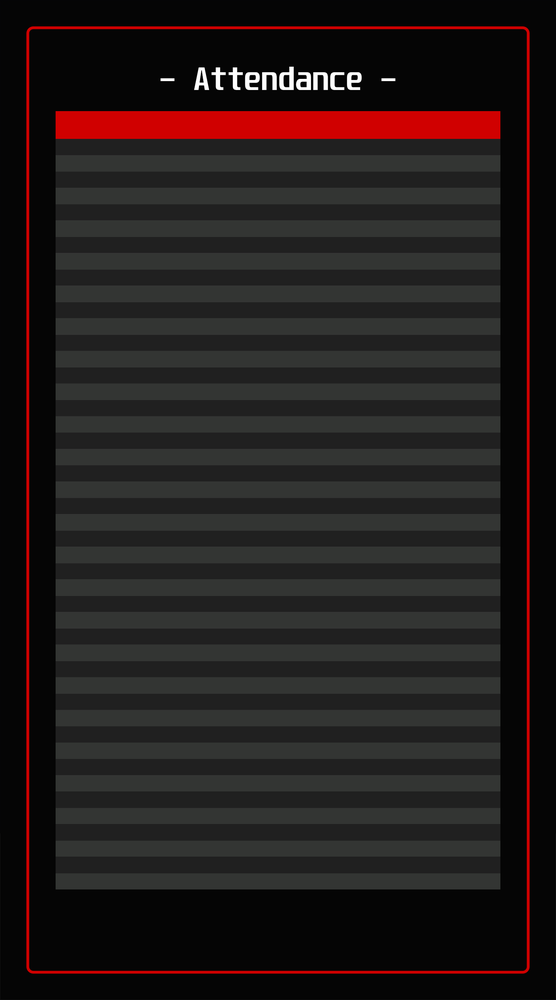
#> input picture CODE/Projects/Attendance Analytics Datasheet/TEST - MODULE - PIL/BG.png, 556 x 1000 px, shrunk from 1500 x 2700 before the run, found by its file name
$ python 'PIL - 005.py'
#> lines starting #> are read from the running program, lines starting #| are printed output that depends on the picture
from PIL import Image, ImageDraw, ImageFont

text = f"""21SCS37    MOHAMED SAMSUL ALAM K             20.5      0     53.41
21SCS40    MUTHURAJ C                        20        0     54.55
21SCS22    MOHAMED HAJA SHERIF A             20        0     54.55
21SCS47    SURIYA M                          19        0     56.82
21SCS07    ABDUL SALAM I                     19        2     56.82
21SCS19    MOHAMED AKRAM I                   18.5      0     57.95
21SCS30    MUSHARAF T                        18        0     59.09
21SCS10    AL HAJI A                         15.5      0     64.77
21SCS39    MUGUNTHAN M                       13.5      0     69.32
21SCS36    DINESH KANNA R                    13.5      0     69.32
21SCS08    ABUBAKKAR SIDDIK A                13.5      0     69.32
21SCS33    WAHITH KANI M                     13        0     70.45
21SCS29    MOHAMMED AFZAR SAMSUDEEN M        13        0     70.45
21SCS18    MOHAMED ABUBAKKAR SIDDIQ S M S    13        0     70.45
21SCS09    AHAMED WAJUDEEN S                 12.5      0     71.59
21SCS44    SELVAN A                          12        0     72.73
21SCS48    VIGNESH A                         11        0     75
21SCS35    DEVAK H                           11        0     75
21SCS42    SABAREESH SOUNDHAR G              10.5      1     76.14
21SCS32    SYED SIRASUDEEN M                 10.5      0     76.14
21SCS14    KOTHER THOWFEEK J                 10.5      0     76.14
21SCS12    JAFFAR SHAFAN N                   10.5      0     76.14
21SCS23    MOHAMED IQBAL S                   10        0     77.27
21SCS11    IRFAN K                           10        0     77.27
21SCS43    SANKARA RAMESWARAN R              9.5       0     78.41
21SCS26    MOHAMED RISWAN S S                9         0     79.55
21SCS17    MOHAMED ABDUL RASEETH A K         9         0     79.55
21SCS06    ABDUL HAMEED S M                  9         0     79.55
21SCS34    ARUMUGAPERUMAL N                  8.5       0     80.68
21SCS21    MOHAMED ASRAFF S                  8.5       0     80.68
21SCS01    GOWSICA K                         8.5       3     80.68
21SCS31    SYED MOHAMMED ZAHIR HUSSAIN I     8         0     81.82
21SCS13    JAMAL J M                         8         1     81.82
21SCS46    VELMURUGAN U                      7.5       0     82.95
21SCS38    MOHAMED SULAIMAN U                7.5       0     82.95
21SCS15    MOHAMAD ALHARIS U                 7.5       3     82.95
21SCS05    SUMAIYA PARVIN N                  7.5       3     82.95
21SCS04    SANJANA DEVI M                    7.5       3     82.95
21SCS27    MOHAMED SUHAIL M S                7         0     84.09
21SCS24    MOHAMED ISMAIL I                  7         0     84.09
21SCS20    MOHAMED ALI JINNAH S A            7         0     84.09
21SCS16    MOHAMED AATHIL N K                7         0     84.09
21SCS28    MOHAMED YUNUS S                   6.5       0     85.23
21SCS02    JANAKI CAUVERY S                  3.5       3     92.05
21SCS03    JESINTHA JEYA MOORTHY C           2.5       3     94.32
21SCS41    RAMALINGAMSABARISH M              2         0     95.45
"""

# new = Image.new("RGB", (3000, 3000), color=(0, 0, 0))
new = Image.open("C:\CODE\Projects\Attendance Analytics Datasheet\TEST - MODULE - PIL\BG.png")
#> new is the input picture: PIL image 556x1000 RGBA; mean R, G, B, A 35.3, 28.2, 27.6, 255

d = ImageDraw.Draw(new)

font = ImageFont.truetype(font="arial", size=32)

d.text((170, 382.2), text=text, fill=(255, 255, 255), font=font, spacing=15)

new.save("hello-2.png")
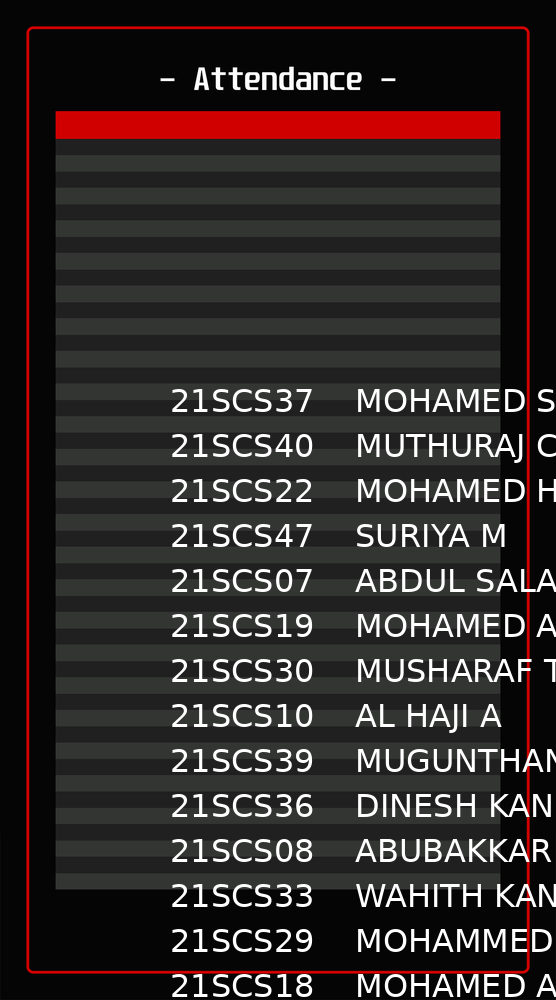
#> saved as hello-2.png: PIL image 556x1000 RGBA; mean R, G, B, A 49.3, 42.2, 41.7, 255; transparent parts drawn white

# new = Image.open("C:\CODE\Projects\Attendance Analytics Datasheet\TEST - MODULE - PIL\img.jpg")
#
# d = ImageDraw.Draw(new)
#
# font = ImageFont.truetype(font="arial", size=20)
#
# d.text((1500, 100), text=text, fill=(0, 0, 0), font=font, spacing=10)
#
# new.save("hello.png")

$ run again, with CODE/Projects/Attendance Analytics Datasheet/TEST - MODULE - PIL/hello-1.png copied over CODE/Projects/Attendance Analytics Datasheet/TEST - MODULE - PIL/BG.png
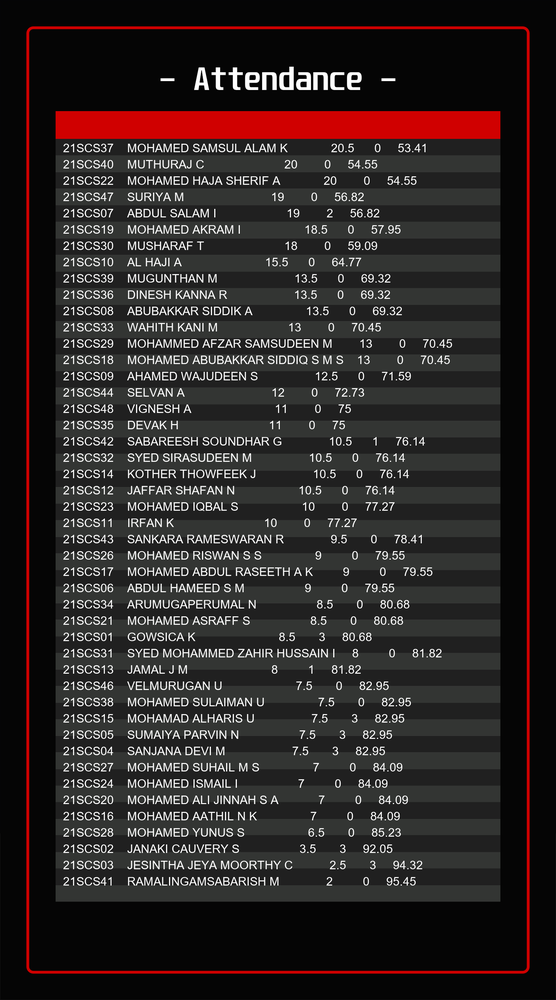
#> input picture CODE/Projects/Attendance Analytics Datasheet/TEST - MODULE - PIL/hello-1.png, 556 x 1000 px, shrunk from 1500 x 2700 before the run, found by its file name
#> new is the input picture: PIL image 556x1000 RGBA; mean R, G, B, A 45.9, 38.8, 38.2, 255
#> `new.save("hello-2.png")`:
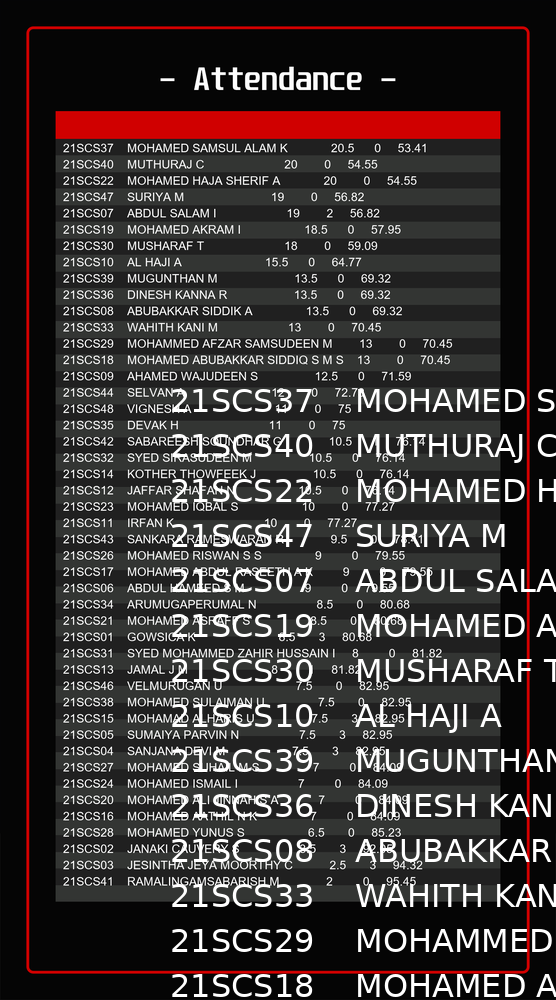
#> saved as hello-2.png: PIL image 556x1000 RGBA; mean R, G, B, A 59.3, 52.2, 51.7, 255; transparent parts drawn white
